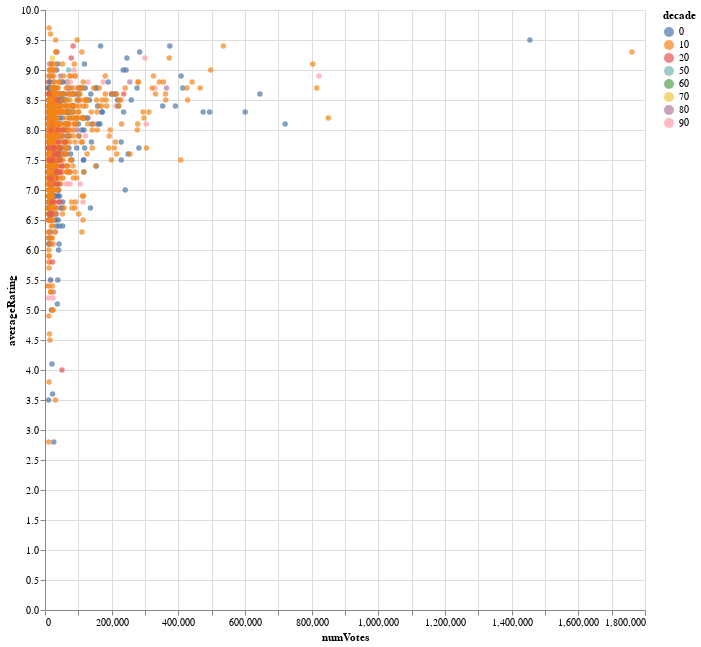

Here is the notebook cell this chart was saved with:
### Code cell
alt.Chart(series).mark_circle().transform_filter(
    "datum.numVotes >= 10000"
).encode(
    alt.X("numVotes:Q"),
    alt.Y("averageRating:Q"),
    alt.Color("decade:N"),
    tooltip=["primaryTitle", "genres"],
    opacity=alt.value(0.7)
).properties(width=600, height=600)

### Figure 1 — Vega-Lite specification as saved in the notebook (floating-point values rounded to 4 significant figures; data arrays with more than 128 entries replaced by an {"elided": "..."} marker saying what was removed)
{"config": {"view": {"continuousWidth": 400, "continuousHeight": 300}}, "data": {"name": "data-36aeafc772a6f3c12225f32964f00091"}, "mark": "circle", "encoding": {"color": {"type": "nominal", "field": "decade"}, "opacity": {"value": 0.7}, "tooltip": [{"type": "nominal", "field": "primaryTitle"}, {"type": "nominal", "field": "genres"}], "x": {"type": "quantitative", "field": "numVotes"}, "y": {"type": "quantitative", "field": "averageRating"}}, "height": 600, "transform": [{"filter": "datum.numVotes >= 10000"}], "width": 600, "$schema": "https://vega.github.io/schema/vega-lite/v4.8.1.json", "datasets": {"data-36aeafc772a6f3c12225f32964f00091": {"elided": "6678 records"}}}
